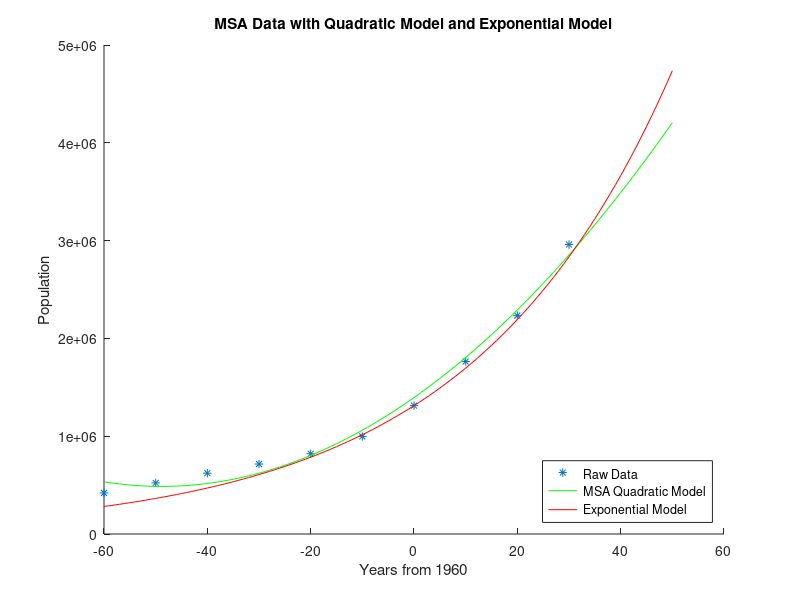
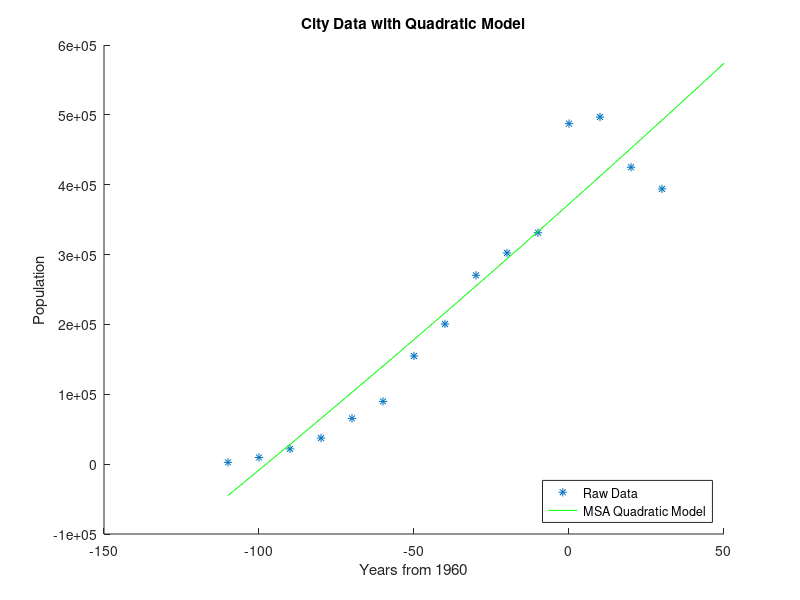

Write the MATLAB code that produced these figures, in order.
clc
clear
format compact


format short g
j = [-110:50]; %1850-2010 as years from (city data)
m = [-60:50]; %1900-2010 as years from 1960 (MSA data)
n = [40:50]'; %2000-2010 as years from 1960 (predicted years)
pop_exp = @(n) 1312474*1.026.^(n); %Models 2000-2010 with exponential function
model_exp = ceil(pop_exp(n))'; %Predicted MSA 2000-2010 with exponential function 
model_past_exp = ceil(pop_exp(m))'; %Predicted MSA 1900-2010 with exponential function
for i = 1:11
    fprintf('Year: %.i Exponential model MSA population: %3.f\n',n(i)+1960,model_exp(i))
end
load Atlanta_data.mat
msa_quad = polyfit(MSAdate-1960, MSA, 2); %Calculates MSA quadratic model
city_quad = polyfit(citydate-1960, city, 2); %Calculates city quadratic model
msamodel_quad = polyval(msa_quad,m); %Predicted MSA 1900-2010 with quadratic model
citymodel_quad = polyval(city_quad,j); %Predicted MSA 1850-2010 with quadratic model

figure(1)
hold on
plot(MSAdate-1960,MSA,'*')
plot(m,msamodel_quad,'g')
plot(m,model_past_exp,'r')
title('MSA Data with Quadratic Model and Exponential Model')
xlabel('Years from 1960') 
ylabel('Population')
legend('Raw Data','MSA Quadratic Model', 'Exponential Model', 'Location', 'SouthEast')
hold off

figure(2)
hold on
plot(citydate-1960,city,'*')
plot(j,citymodel_quad,'g')
title('City Data with Quadratic Model')
xlabel('Years from 1960') 
ylabel('Population')
legend('Raw Data','MSA Quadratic Model','Location','SouthEast')
hold off





